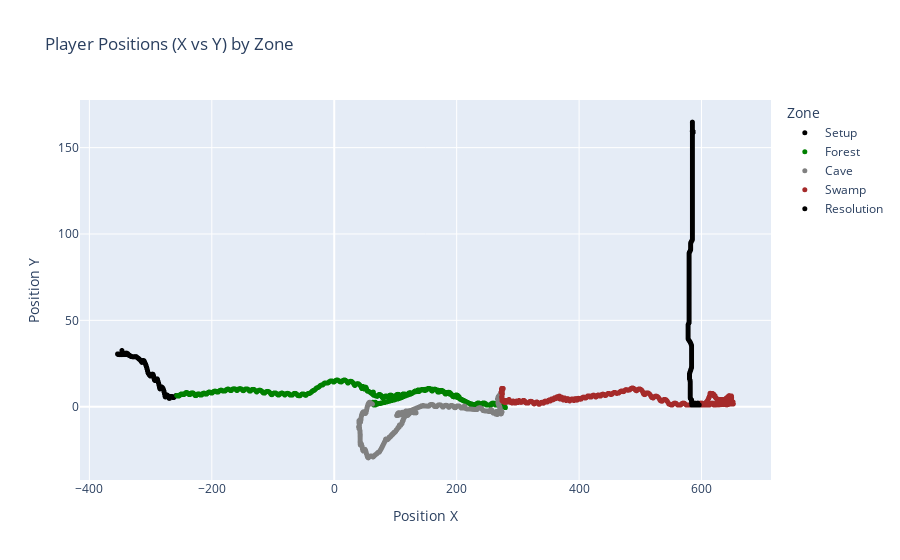
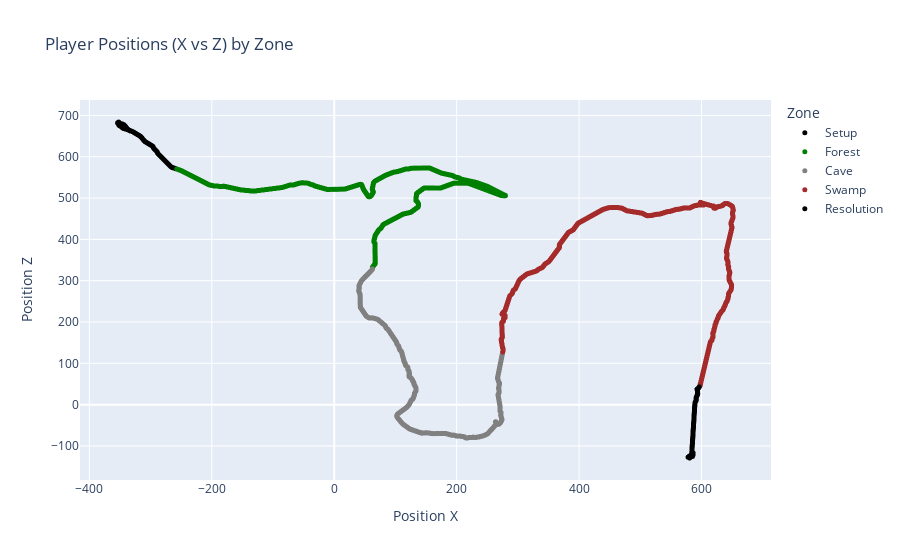
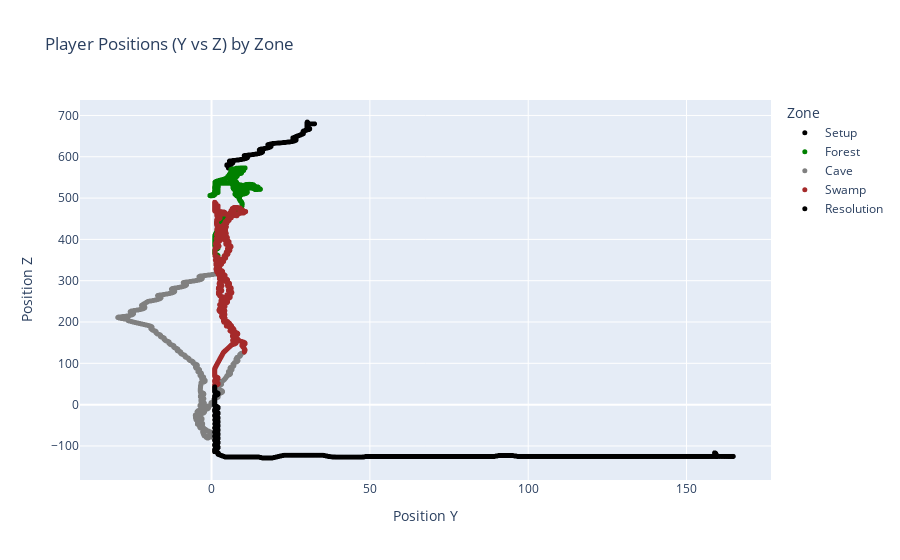

Notebook source saved alongside these figures, in order:
### Code cell
# 2D Plot for PosX vs PosY
fig_xy = px.scatter(
	data,
	x='PosX',
	y='PosY',
	color='Zone',  # Color points by 'Zone'
	color_discrete_map=zone_color_map,  # Use custom color map
	title='Player Positions (X vs Y) by Zone',
	labels={'PosX': 'Position X', 'PosY': 'Position Y'}
)

fig_xy.update_traces(marker=dict(size=5))  # Set marker size
fig_xy.show()

# 2D Plot for PosX vs PosZ
fig_xz = px.scatter(
	data,
	x='PosX',
	y='PosZ',
	color='Zone',  # Color points by 'Zone'
	color_discrete_map=zone_color_map,  # Use custom color map
	title='Player Positions (X vs Z) by Zone',
	labels={'PosX': 'Position X', 'PosZ': 'Position Z'}
)

fig_xz.update_traces(marker=dict(size=5))  # Set marker size
fig_xz.show()

# 2D Plot for PosY vs PosZ
fig_yz = px.scatter(
	data,
	x='PosY',
	y='PosZ',
	color='Zone',  # Color points by 'Zone'
	color_discrete_map=zone_color_map,  # Use custom color map
	title='Player Positions (Y vs Z) by Zone',
	labels={'PosY': 'Position Y', 'PosZ': 'Position Z'}
)

fig_yz.update_traces(marker=dict(size=5))  # Set marker size
fig_yz.show()

### Figure 1 — Plotly figure (JSON) as saved in the notebook; plotly's stock layout.template omitted (floating-point values rounded to 4 significant figures; data arrays with more than 128 entries replaced by an {"elided": "..."} marker saying what was removed)
{"data": [{"hovertemplate": "Zone=Setup<br>Position X=%{x}<br>Position Y=%{y}<extra></extra>", "legendgroup": "Setup", "marker": {"color": "black", "size": 5, "symbol": "circle"}, "mode": "markers", "name": "Setup", "showlegend": true, "type": "scattergl", "x": {"elided": "988 float values"}, "xaxis": "x", "y": {"elided": "988 float values"}, "yaxis": "y"}, {"hovertemplate": "Zone=Forest<br>Position X=%{x}<br>Position Y=%{y}<extra></extra>", "legendgroup": "Forest", "marker": {"color": "green", "size": 5, "symbol": "circle"}, "mode": "markers", "name": "Forest", "showlegend": true, "type": "scattergl", "x": {"elided": "2976 float values"}, "xaxis": "x", "y": {"elided": "2976 float values"}, "yaxis": "y"}, {"hovertemplate": "Zone=Cave<br>Position X=%{x}<br>Position Y=%{y}<extra></extra>", "legendgroup": "Cave", "marker": {"color": "grey", "size": 5, "symbol": "circle"}, "mode": "markers", "name": "Cave", "showlegend": true, "type": "scattergl", "x": {"elided": "2985 float values"}, "xaxis": "x", "y": {"elided": "2985 float values"}, "yaxis": "y"}, {"hovertemplate": "Zone=Swamp<br>Position X=%{x}<br>Position Y=%{y}<extra></extra>", "legendgroup": "Swamp", "marker": {"color": "brown", "size": 5, "symbol": "circle"}, "mode": "markers", "name": "Swamp", "showlegend": true, "type": "scattergl", "x": {"elided": "3513 float values"}, "xaxis": "x", "y": {"elided": "3513 float values"}, "yaxis": "y"}, {"hovertemplate": "Zone=Resolution<br>Position X=%{x}<br>Position Y=%{y}<extra></extra>", "legendgroup": "Resolution", "marker": {"color": "black", "size": 5, "symbol": "circle"}, "mode": "markers", "name": "Resolution", "showlegend": true, "type": "scattergl", "x": {"elided": "1758 float values"}, "xaxis": "x", "y": {"elided": "1758 float values"}, "yaxis": "y"}], "layout": {"legend": {"title": {"text": "Zone"}, "tracegroupgap": 0}, "title": {"text": "Player Positions (X vs Y) by Zone"}, "xaxis": {"anchor": "y", "domain": [0, 1], "title": {"text": "Position X"}}, "yaxis": {"anchor": "x", "domain": [0, 1], "title": {"text": "Position Y"}}}}

### Figure 2 — Plotly figure (JSON) as saved in the notebook; plotly's stock layout.template omitted (floating-point values rounded to 4 significant figures; data arrays with more than 128 entries replaced by an {"elided": "..."} marker saying what was removed)
{"data": [{"hovertemplate": "Zone=Setup<br>Position X=%{x}<br>Position Z=%{y}<extra></extra>", "legendgroup": "Setup", "marker": {"color": "black", "size": 5, "symbol": "circle"}, "mode": "markers", "name": "Setup", "showlegend": true, "type": "scattergl", "x": {"elided": "988 float values"}, "xaxis": "x", "y": {"elided": "988 float values"}, "yaxis": "y"}, {"hovertemplate": "Zone=Forest<br>Position X=%{x}<br>Position Z=%{y}<extra></extra>", "legendgroup": "Forest", "marker": {"color": "green", "size": 5, "symbol": "circle"}, "mode": "markers", "name": "Forest", "showlegend": true, "type": "scattergl", "x": {"elided": "2976 float values"}, "xaxis": "x", "y": {"elided": "2976 float values"}, "yaxis": "y"}, {"hovertemplate": "Zone=Cave<br>Position X=%{x}<br>Position Z=%{y}<extra></extra>", "legendgroup": "Cave", "marker": {"color": "grey", "size": 5, "symbol": "circle"}, "mode": "markers", "name": "Cave", "showlegend": true, "type": "scattergl", "x": {"elided": "2985 float values"}, "xaxis": "x", "y": {"elided": "2985 float values"}, "yaxis": "y"}, {"hovertemplate": "Zone=Swamp<br>Position X=%{x}<br>Position Z=%{y}<extra></extra>", "legendgroup": "Swamp", "marker": {"color": "brown", "size": 5, "symbol": "circle"}, "mode": "markers", "name": "Swamp", "showlegend": true, "type": "scattergl", "x": {"elided": "3513 float values"}, "xaxis": "x", "y": {"elided": "3513 float values"}, "yaxis": "y"}, {"hovertemplate": "Zone=Resolution<br>Position X=%{x}<br>Position Z=%{y}<extra></extra>", "legendgroup": "Resolution", "marker": {"color": "black", "size": 5, "symbol": "circle"}, "mode": "markers", "name": "Resolution", "showlegend": true, "type": "scattergl", "x": {"elided": "1758 float values"}, "xaxis": "x", "y": {"elided": "1758 float values"}, "yaxis": "y"}], "layout": {"legend": {"title": {"text": "Zone"}, "tracegroupgap": 0}, "title": {"text": "Player Positions (X vs Z) by Zone"}, "xaxis": {"anchor": "y", "domain": [0, 1], "title": {"text": "Position X"}}, "yaxis": {"anchor": "x", "domain": [0, 1], "title": {"text": "Position Z"}}}}

### Figure 3 — Plotly figure (JSON) as saved in the notebook; plotly's stock layout.template omitted (floating-point values rounded to 4 significant figures; data arrays with more than 128 entries replaced by an {"elided": "..."} marker saying what was removed)
{"data": [{"hovertemplate": "Zone=Setup<br>Position Y=%{x}<br>Position Z=%{y}<extra></extra>", "legendgroup": "Setup", "marker": {"color": "black", "size": 5, "symbol": "circle"}, "mode": "markers", "name": "Setup", "showlegend": true, "type": "scattergl", "x": {"elided": "988 float values"}, "xaxis": "x", "y": {"elided": "988 float values"}, "yaxis": "y"}, {"hovertemplate": "Zone=Forest<br>Position Y=%{x}<br>Position Z=%{y}<extra></extra>", "legendgroup": "Forest", "marker": {"color": "green", "size": 5, "symbol": "circle"}, "mode": "markers", "name": "Forest", "showlegend": true, "type": "scattergl", "x": {"elided": "2976 float values"}, "xaxis": "x", "y": {"elided": "2976 float values"}, "yaxis": "y"}, {"hovertemplate": "Zone=Cave<br>Position Y=%{x}<br>Position Z=%{y}<extra></extra>", "legendgroup": "Cave", "marker": {"color": "grey", "size": 5, "symbol": "circle"}, "mode": "markers", "name": "Cave", "showlegend": true, "type": "scattergl", "x": {"elided": "2985 float values"}, "xaxis": "x", "y": {"elided": "2985 float values"}, "yaxis": "y"}, {"hovertemplate": "Zone=Swamp<br>Position Y=%{x}<br>Position Z=%{y}<extra></extra>", "legendgroup": "Swamp", "marker": {"color": "brown", "size": 5, "symbol": "circle"}, "mode": "markers", "name": "Swamp", "showlegend": true, "type": "scattergl", "x": {"elided": "3513 float values"}, "xaxis": "x", "y": {"elided": "3513 float values"}, "yaxis": "y"}, {"hovertemplate": "Zone=Resolution<br>Position Y=%{x}<br>Position Z=%{y}<extra></extra>", "legendgroup": "Resolution", "marker": {"color": "black", "size": 5, "symbol": "circle"}, "mode": "markers", "name": "Resolution", "showlegend": true, "type": "scattergl", "x": {"elided": "1758 float values"}, "xaxis": "x", "y": {"elided": "1758 float values"}, "yaxis": "y"}], "layout": {"legend": {"title": {"text": "Zone"}, "tracegroupgap": 0}, "title": {"text": "Player Positions (Y vs Z) by Zone"}, "xaxis": {"anchor": "y", "domain": [0, 1], "title": {"text": "Position Y"}}, "yaxis": {"anchor": "x", "domain": [0, 1], "title": {"text": "Position Z"}}}}
